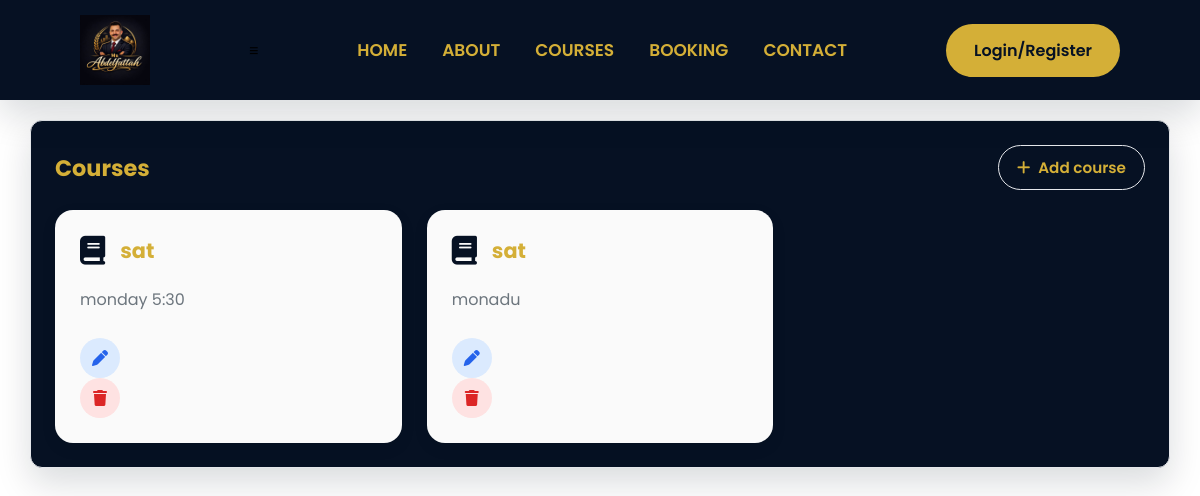
Before: /admin/course with the older database file.
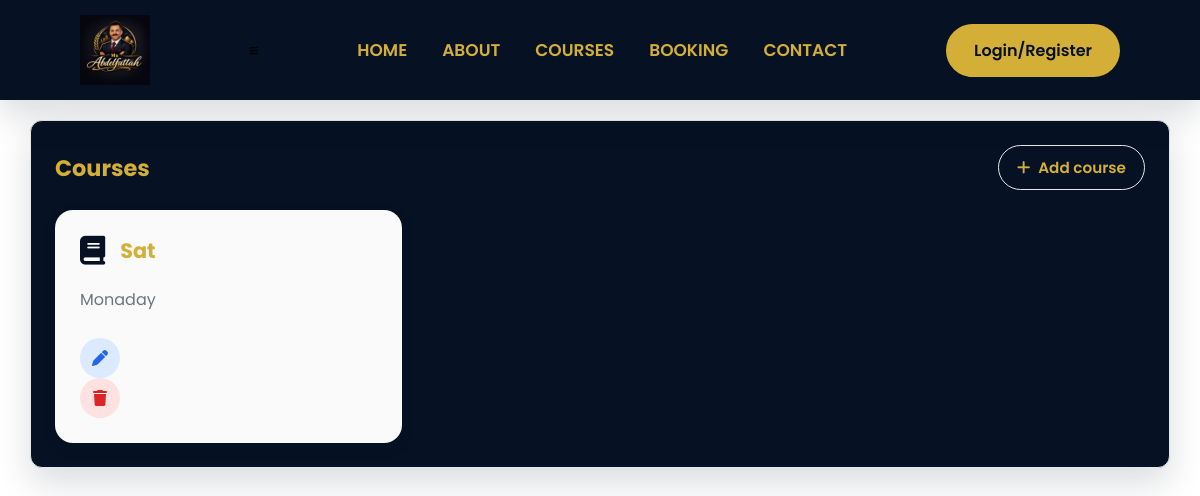
After: the same page with the newer database file.
### models/course.py (models this page shows)
class Course(db.Model):
    id = db.Column(db.Integer, primary_key=True)
    title = db.Column(db.String(150), nullable=False)
    description = db.Column(db.Text, nullable=False)
    course_type = db.Column(db.String(20), nullable=False)
    image = db.Column(db.String(255), nullable=True)
    is_active = db.Column(db.Boolean, default=True)

### routes/courses.py (the view)
@course.route("/admin/course", methods=["POST", "GET"])
def courses():
    course = Course.query.all()
    return render_template("admin/course.html" ,course=course, name= "Courses")

### templates/admin/course.html
{% extends "base.html"%}
{%block body%}
<div class="admin-container">
    <div class="card-admin">
        <div class="card-header">
            <h2 class="card-title">Courses</h2>
            <a href="/admin/add-course" class="btn-admin outline-btn">
                <i class="fa-solid fa-plus"></i>
                Add course
            </a>
        </div>
        <div class="course-grid">
            {% for course in course%}
            <div class="course-card">
           <div class="course-card-header">
              <i class="fa-solid fa-book"></i>
              <h3>{{course.title}}</h3>
           </div>
           <p>{{course.description}}</p>
           <div class="course-actions">
            <a href="{{ url_for('admin.edit_course', course_id=course.id)}}"class="action-btn edit-btn">
                <i class="fa-solid fa-pen"></i>
            </a>
            <a href="{{ url_for('admin.delete_course', course_id=course.id)}}" class="action-btn delete-btn">
                <i class="fa-solid fa-trash"></i>
            </a>
           </div>
       </div>
     {%endfor%}
</div>
{%endblock%}

Changed rows visible on the page:
removed Course: title "sat", description "monadu"
changed Course: title "sat" → "Sat"; description "monday 5:30" → "Monaday"
